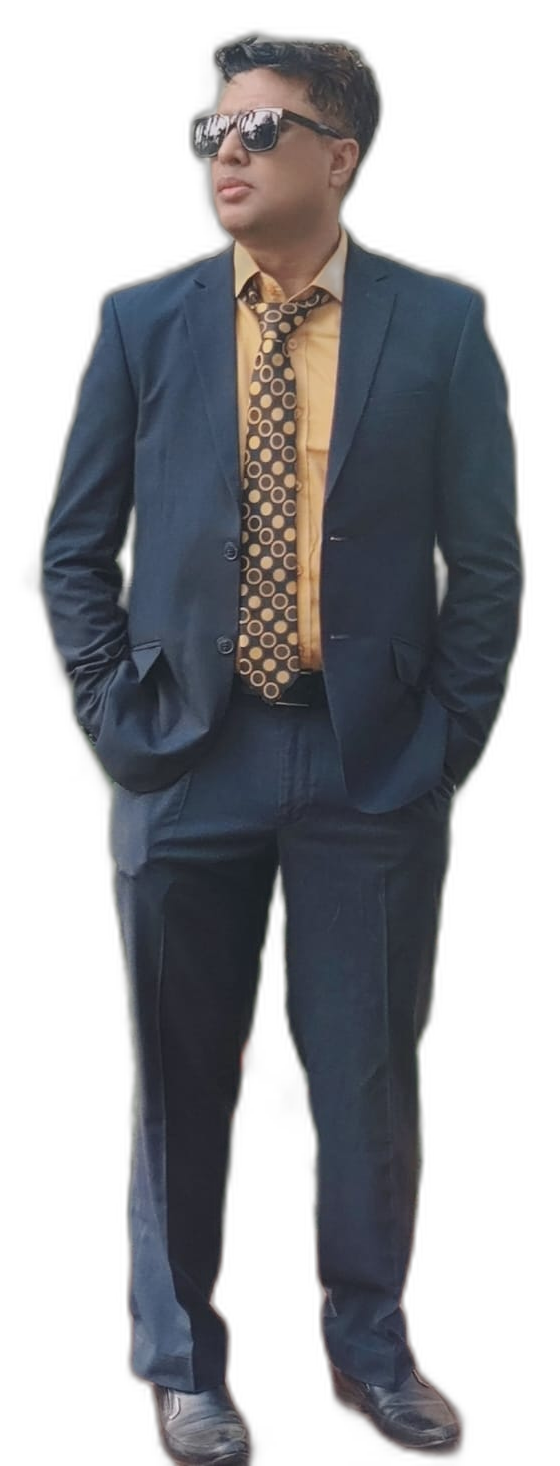
#> input picture Human/robotic/human_cutout.png, 560 x 1466 px
$ python generate_orbit_dots.py
#> lines starting #> are read from the running program, lines starting #| are printed output that depends on the picture
"""
Generate High-Density Orbit-Dot Matrix and 3D Orbital Rings Overlay.
Directly inspired by the 3D Cyber Defense Globe:
- Dense point-cloud matrix dots over the entire human silhouette
- 3D elliptical orbital rings with traveling satellite tracer nodes
- Edge-detected neon circuit contours
- Glowing sunglasses HUD targeting interface
- 100% preserves original face and body through transparent blending
"""

import os
import math
from PIL import Image, ImageDraw, ImageFilter
import numpy as np

def generate_orbit_dots():
    here = os.path.dirname(os.path.abspath(__file__))
    human_path = os.path.join(here, "human_cutout.png")
    if not os.path.exists(human_path):
        print(f"[ERR] {human_path} not found.")
        return

    human_img = Image.open(human_path).convert("RGBA")
#> human_img is the input picture: PIL image 560x1466 RGBA; mean R, G, B, A 35.5, 36.4, 40.1, 128.2
    W, H = human_img.size
#> W = 560; H = 1466
    arr = np.array(human_img)
    alpha = arr[:, :, 3]
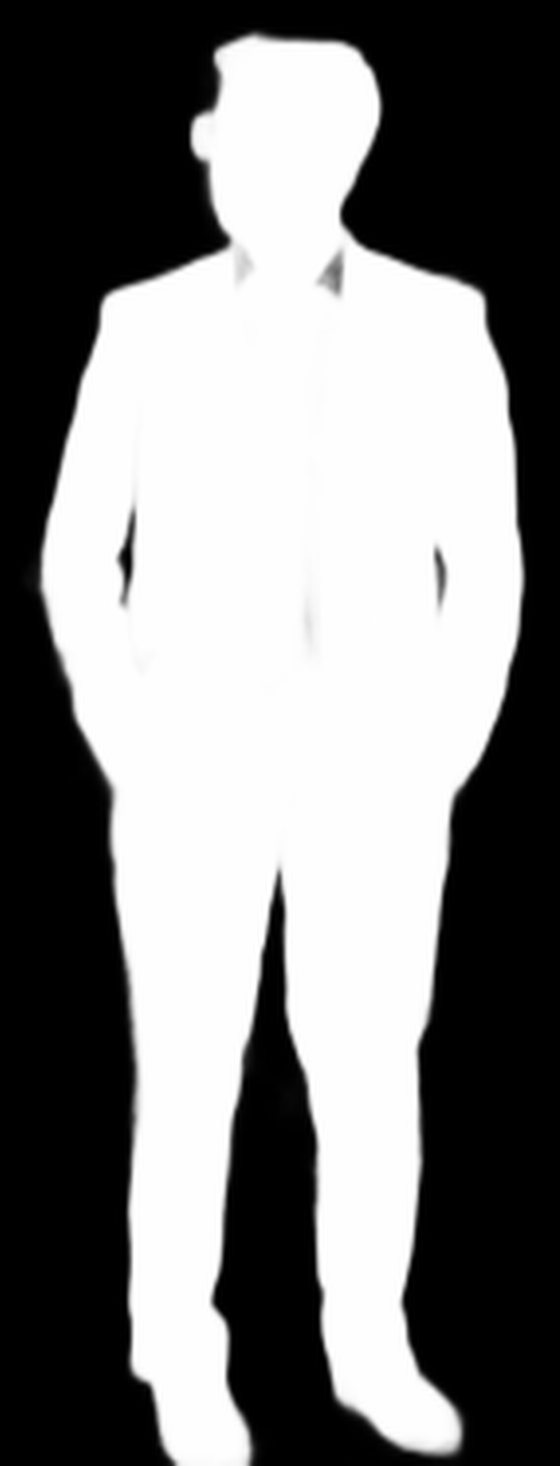
#> alpha: shape (1466, 560); min 0, max 255, mean 128.2

    # Create transparent canvas for orbit-dot overlay
    overlay = Image.new("RGBA", (W, H), (0, 0, 0, 0))
#> overlay: PIL image 560x1466 RGBA; every value is 0
    draw = ImageDraw.Draw(overlay)

    cyan_bright = (0, 229, 255, 245)
    cyan_mid = (0, 180, 255, 180)
    cyan_faint = (0, 229, 255, 80)
    white_core = (240, 255, 255, 255)

    # 1. High-Density Point-Cloud Matrix Dots across the Body
    # Step size: 12px grid
    step = 12
    for y in range(step, H - step, step):
        for x in range(step, W - step, step):
            a_val = alpha[y, x]
            if a_val > 40:
                # Dot size and brightness based on density and position
                # Keep face region slightly subtle so natural expression shines through
                is_face_region = (H * 0.08 < y < H * 0.18) and (W * 0.38 < x < W * 0.62)

                if is_face_region:
                    # Subtle nano-dots over face
                    r = 1.0
                    col = (0, 229, 255, 110)
                else:
                    # Point cloud matrix dots over suit, arms, legs
                    # Check if near edge for brighter contour dot
                    is_edge = False
                    for dx, dy in [(-step, 0), (step, 0), (0, -step), (0, step)]:
                        nx, ny = x + dx, y + dy
                        if 0 <= nx < W and 0 <= ny < H:
                            if alpha[ny, nx] < 30:
                                is_edge = True
                                break

                    if is_edge:
                        r = 2.0
                        col = white_core
                    else:
                        r = 1.5
                        col = cyan_bright if (x + y) % (step * 2) == 0 else cyan_mid

                draw.ellipse([(x - r, y - r), (x + r, y + r)], fill=col)

    # 2. 3D Orbital Defense Rings circling the avatar (matching top-right globe)
    # Ring 1: Tilted around chest / upper torso (Y ~ 460)
    ring1_cx, ring1_cy = int(W * 0.50), int(H * 0.32)
#> ring1_cx = 280; ring1_cy = 469
    rx1, ry1 = int(W * 0.52), int(H * 0.08)
#> rx1 = 291; ry1 = 117
    tilt1 = -18 # degrees

    # Ring 2: Tilted around waist / hips (Y ~ 740)
    ring2_cx, ring2_cy = int(W * 0.50), int(H * 0.50)
#> ring2_cx = 280; ring2_cy = 733
    rx2, ry2 = int(W * 0.54), int(H * 0.09)
#> rx2 = 302; ry2 = 131
    tilt2 = 15 # degrees

    # Ring 3: Tilted around knees (Y ~ 1080)
    ring3_cx, ring3_cy = int(W * 0.50), int(H * 0.72)
#> ring3_cx = 280; ring3_cy = 1055
    rx3, ry3 = int(W * 0.48), int(H * 0.07)
#> rx3 = 268; ry3 = 102
    tilt3 = -10 # degrees

    def draw_tilted_orbit_ring(cx, cy, rx, ry, angle_deg, draw_beads=True):
#> called with cx = 280, cy = 469, rx = 291, ry = 117, angle_deg = -18, draw_beads = True
        rad = math.radians(angle_deg)
        cos_t, sin_t = math.cos(rad), math.sin(rad)
        points = []
        num_pts = 72
        for i in range(num_pts):
            theta = (i / num_pts) * 2 * math.pi
            # Parametric ellipse
            ex = rx * math.cos(theta)
            ey = ry * math.sin(theta)
            # Rotate by tilt angle
            rot_x = cx + ex * cos_t - ey * sin_t
            rot_y = cy + ex * sin_t + ey * cos_t
            points.append((rot_x, rot_y))

        # Draw orbit path with dashed/dotted look
        for i in range(len(points)):
            p1 = points[i]
            p2 = points[(i + 1) % len(points)]
            # Draw segment
            if i % 3 != 0:
                draw.line([p1, p2], fill=cyan_bright, width=2)
            # Draw orbital tracer beads (satellite dots)
            if draw_beads and i % 9 == 0:
                draw.ellipse([(p1[0] - 4, p1[1] - 4), (p1[0] + 4, p1[1] + 4)], fill=white_core)
                draw.ellipse([(p1[0] - 6, p1[1] - 6), (p1[0] + 6, p1[1] + 6)], outline=cyan_mid, width=1)

    draw_tilted_orbit_ring(ring1_cx, ring1_cy, rx1, ry1, tilt1, draw_beads=True)
    draw_tilted_orbit_ring(ring2_cx, ring2_cy, rx2, ry2, tilt2, draw_beads=True)
    draw_tilted_orbit_ring(ring3_cx, ring3_cy, rx3, ry3, tilt3, draw_beads=True)

    # 3. Sunglasses HUD Targeting Crosshair & Arc
    gx1, gy1 = int(W * 0.42), int(H * 0.080)
    gx2, gy2 = int(W * 0.62), int(H * 0.098)
    draw.arc([(gx1, gy1), (int((gx1+gx2)/2), gy2)], start=0, end=180, fill=cyan_bright, width=2)
    draw.arc([(int((gx1+gx2)/2), gy1), (gx2, gy2)], start=0, end=180, fill=cyan_bright, width=2)
    # HUD Target reticle beside glasses
    ret_x, ret_y = gx2 + 15, int((gy1+gy2)/2)
    draw.ellipse([(ret_x - 7, ret_y - 7), (ret_x + 7, ret_y + 7)], outline=cyan_bright, width=1)
    draw.line([(ret_x - 10, ret_y), (ret_x + 10, ret_y)], fill=cyan_bright, width=1)
    draw.line([(ret_x, ret_y - 10), (ret_x, ret_y + 10)], fill=cyan_bright, width=1)

    # 4. Corner Tactical Brackets
    b_len = 40
    m = 10
    draw.line([(m, m + b_len), (m, m), (m + b_len, m)], fill=cyan_bright, width=2)
    draw.line([(W - m - b_len, m), (W - m, m), (W - m, m + b_len)], fill=cyan_bright, width=2)
    draw.line([(m, H - m - b_len), (m, H - m), (m + b_len, H - m)], fill=cyan_bright, width=2)
    draw.line([(W - m - b_len, H - m), (W - m, H - m), (W - m, H - m - b_len)], fill=cyan_bright, width=2)

    # 5. Composite Bloom / Glow Layer
    glow = overlay.filter(ImageFilter.GaussianBlur(radius=5))
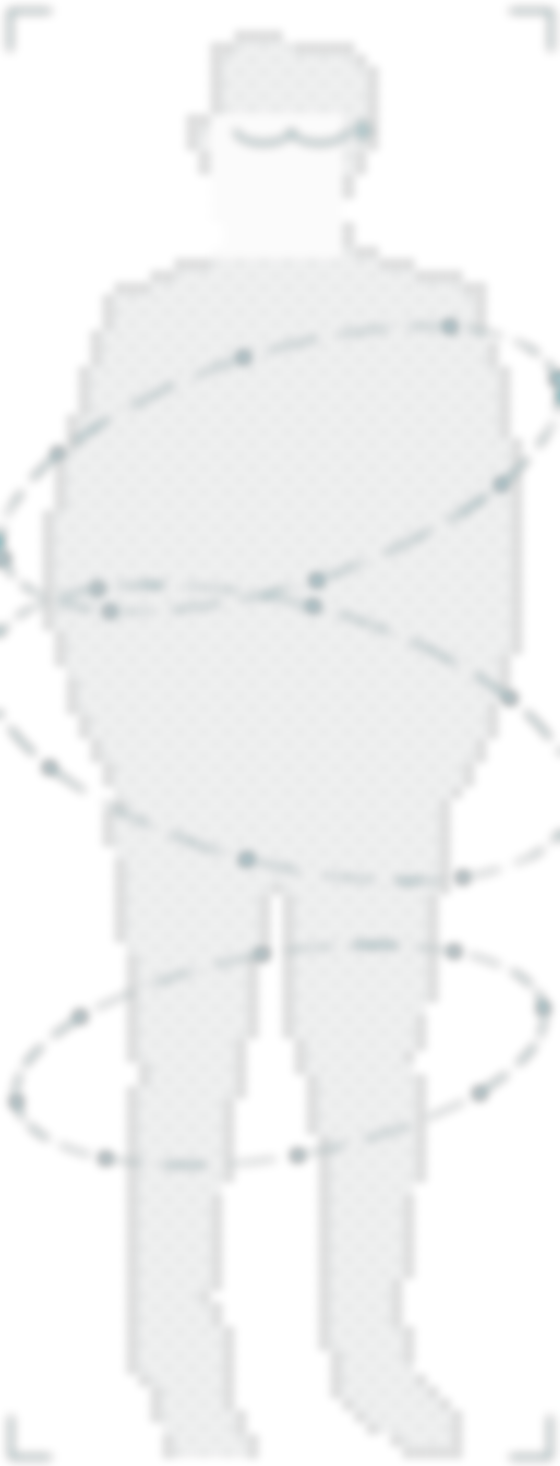
#> glow: PIL image 560x1466 RGBA; mean R, G, B, A 2.4, 11.6, 13.8, 11.9; transparent parts drawn white
    final_overlay = Image.alpha_composite(glow, overlay)
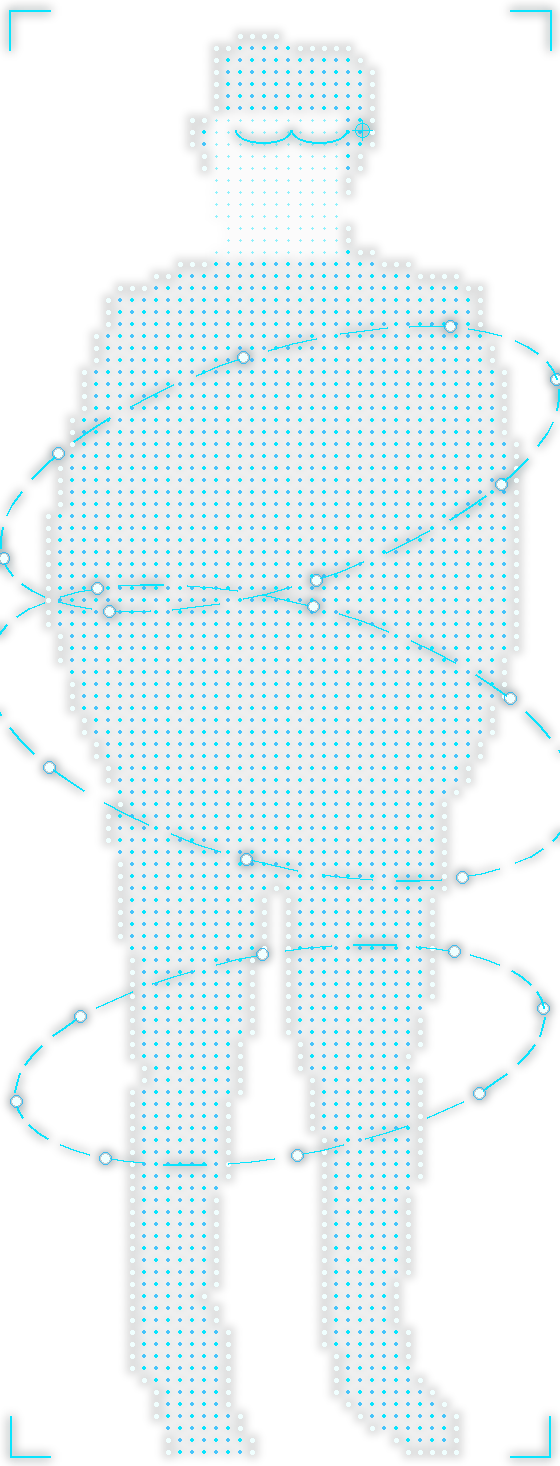
#> final_overlay: PIL image 560x1466 RGBA; mean R, G, B, A 4.4, 21.7, 25.6, 22.5; transparent parts drawn white

    out_overlay_path = os.path.join(here, "cyber_circuits_overlay.png")
    final_overlay.save(out_overlay_path, format="PNG")
    print(f"[SUCCESS] Saved enhanced Orbit-Dot overlay to {out_overlay_path}")

    # Generate composite preview for review
    preview = Image.alpha_composite(human_img, final_overlay)
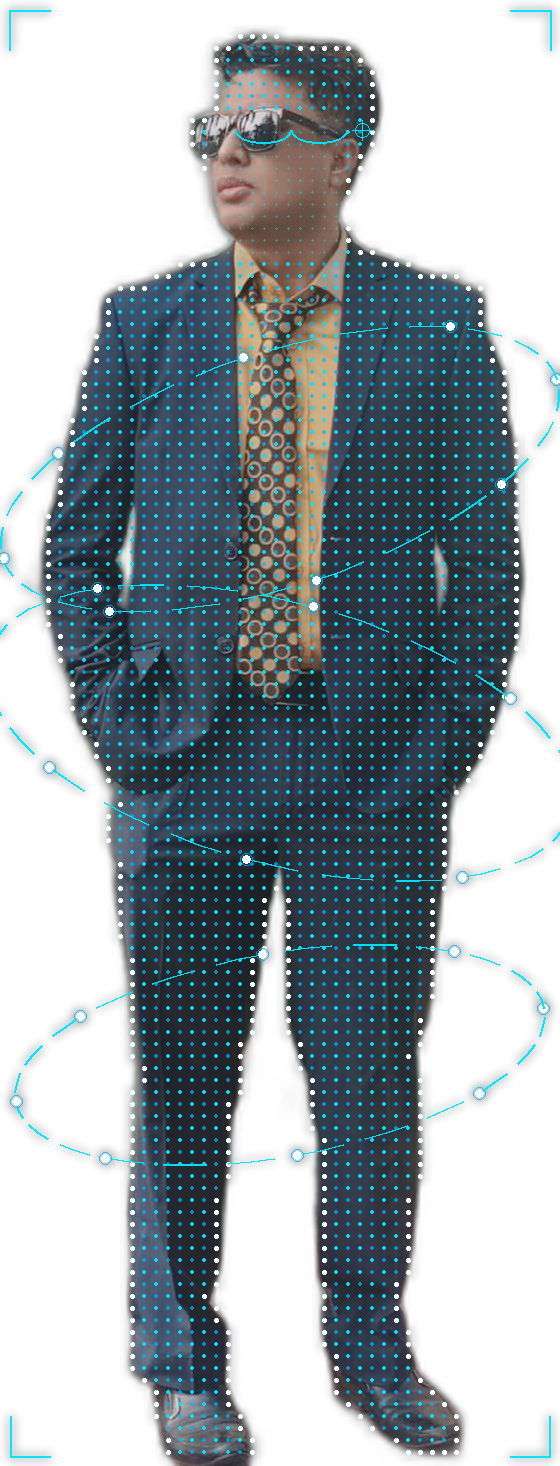
#> preview: PIL image 560x1466 RGBA; mean R, G, B, A 33.1, 43, 48, 131.4; transparent parts drawn white
    preview_path = os.path.join(here, "hologram_preview.png")
    preview.save(preview_path, format="PNG")
    print(f"[SUCCESS] Saved updated hologram preview to {preview_path}")

if __name__ == "__main__":
    generate_orbit_dots()

$ run again, with Human/robotic/robotic.jpeg saved as Human/robotic/human_cutout.png
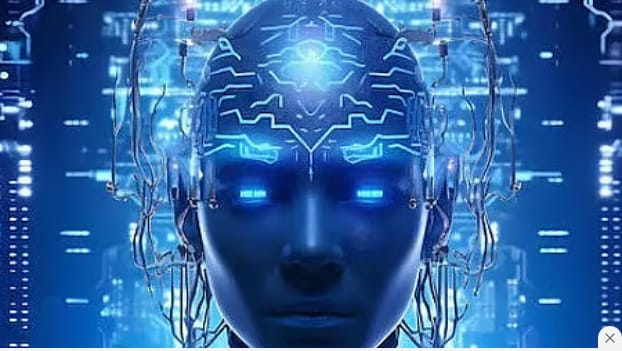
#> input picture Human/robotic/robotic.jpeg, 622 x 351 px
#> alpha: shape (351, 622); every value is 255
#> overlay: PIL image 622x351 RGBA; every value is 0
#> in generate_orbit_dots, `final_overlay = Image.alpha_composite(glow, overlay)`:
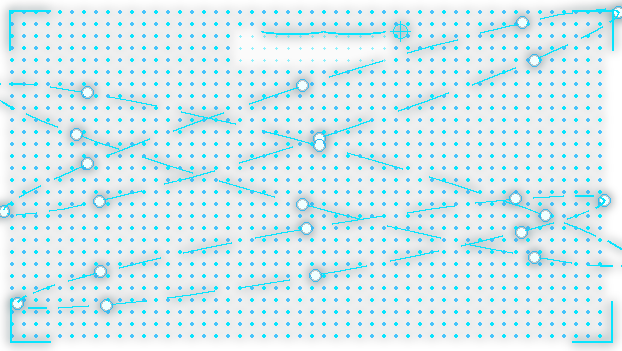
#> final_overlay: PIL image 622x351 RGBA; mean R, G, B, A 2.2, 39.2, 47.4, 41.3; transparent parts drawn white
#> in generate_orbit_dots, `preview = Image.alpha_composite(human_img, final_overlay)`:
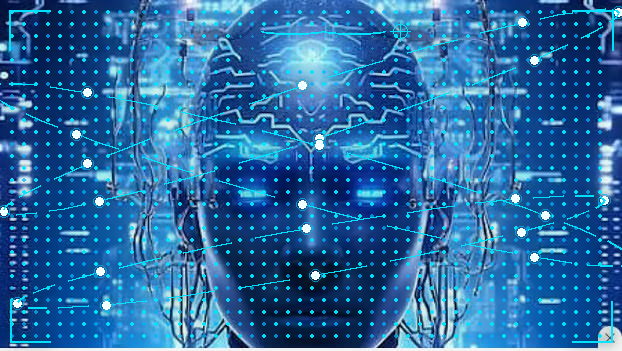
#> preview: PIL image 622x351 RGBA; mean R, G, B, A 42.6, 105, 160.5, 255
